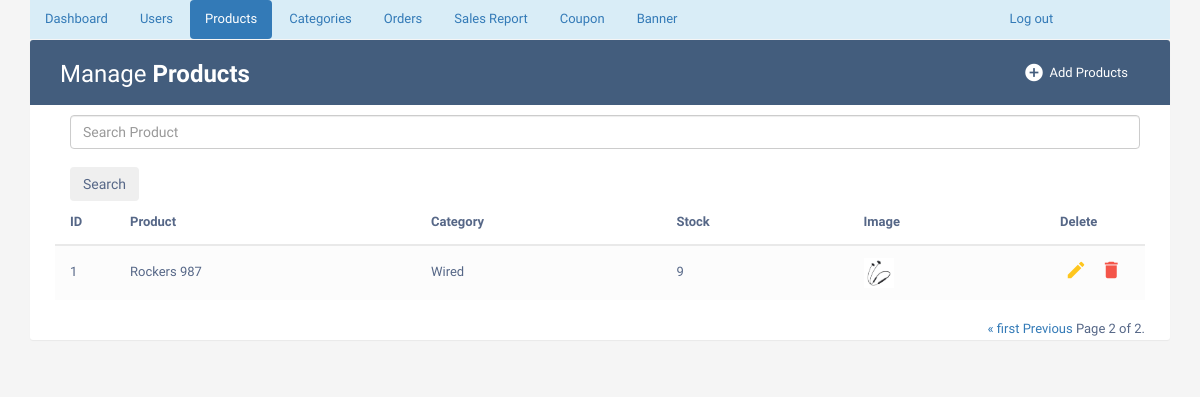
The app's page /adminproductlist/?page=2 (signed in), older data.
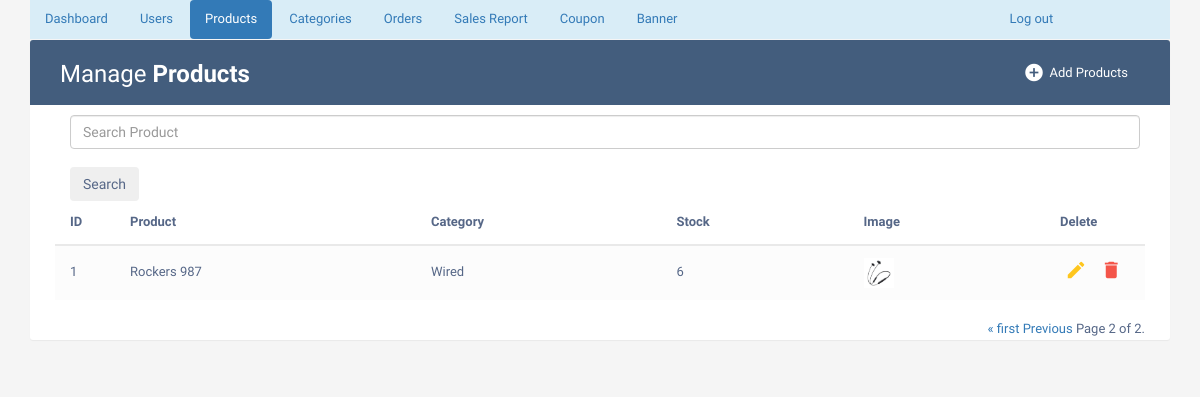
The same page, newer data.
### phase/models.py (models this page shows, shortened)
class Product(models.Model):
    name = models.CharField(max_length=50)
    description = models.CharField(max_length=200)
    image = models.ImageField(upload_to='imagestore/')
    stock = models.PositiveIntegerField(default=1)
    category = models.ForeignKey(Category, on_delete=models.CASCADE, default='Wired')
    normalprice = models.IntegerField(default=0)

class Category(models.Model):
    name = models.CharField(max_length=50)
    offer_active = models.BooleanField(default=False)
    discount = models.IntegerField(null=True,blank=True)

### phase/views.py (the view)
# urls.py: path('adminproductlist/', views.adminproductlist, name='adminproductlist'),
def adminproductlist(request):
    if 'username' in request.session:
        if 'search' in request.GET:
            search=request.GET['search']
            member=Product.objects.filter(name__icontains=search)
        else:
            member=Product.objects.all().order_by('-id')
        paginator = Paginator(member, 2)
        page_number = request.GET.get('page')
        page_obj = paginator.get_page(page_number)
        return render(request,'adminproductlist.html',{'page_obj': page_obj})
    else:
        return render(request, 'adminlogin.html')

### Templates/adminproductlist.html (shortened to what this page needs)
{% extends "adminbase.html" %}
{% block active3 %} "active" {% endblock%}
{% block tablewrapper %}
                    <div class="col-sm-6">
						<h2>Manage <b>Products</b></h2>
					</div>
                    <div class="col-sm-6">
                        <a href="{% url 'adminaddproduct' %}" class="btn" data-toggle="modal"><i class="material-icons">&#xE147;</i> <span>Add Products</span></a>
                      </div>
                    </div>
{% endblock %}
{% block tablecontent%}
                <form action="{% url 'adminproductlist' %}" class="d-flex offset-md-1 container m-auto" style="width:1100px">
                    <input class="form-control offset-md-1" type="search" placeholder="Search Product" name="search" aria-label="Search"><br>
                    <button class="btn btn-outline-secondary" type="submit">Search</button>
                </form>
                <table class="table table-striped table-hover">
                <thead>
                    <tr>
                        <th>ID</th>
                        <th>Product</th>
                        <th>Category</th>
                        <th>Stock</th>
                        <th>Image</th>
                        <th>Delete</th>
                    </tr>
                </thead>
                <tbody>
                    {% for x in page_obj %}
                    <tr>
                        <td>{{ x.id }}</td>
                        <td>{{ x.name }}</td>
                        <td>{{ x.category.name }}</td>
                        <td>{{ x.stock }}</td>
						<td><img src="{{x.image.url}}" height="30px"></td>
                        <td>
                            <a href="{% url 'updateproduct' %}{{x.id}}" class="edit" data-toggle="modal"><i class="material-icons" data-toggle="tooltip" title="Edit">&#xE254;</i></a>
                            <a href="{% url 'deleteproduct' %}?uid={{x.id}}" class="delete" data-toggle="modal"><i class="material-icons" data-toggle="tooltip" title="Delete">&#xE872;</i></a>
                        </td>
                    </tr>
                    {% endfor %}
                </tbody>
                </table>
                                                <div class="pagination">
                                                    <span class="step-links">
                                                        {% if page_obj.has_previous %}
                                                            <a href="?page=1">&laquo; first</a>
                                                            <a href="?page={{ page_obj.previous_page_number }}">Previous</a>
                                                        {% endif %}
                                                        <span class="current-page">
                                                            Page {{ page_obj.number }} of {{ page_obj.paginator.num_pages }}.
                                                        </span>
                                                    </span>
                                                </div>
{% endblock %}

Row changes from the older to the newer data that the page shows:
changed Product "Rockers 987": stock "9" → "6"
